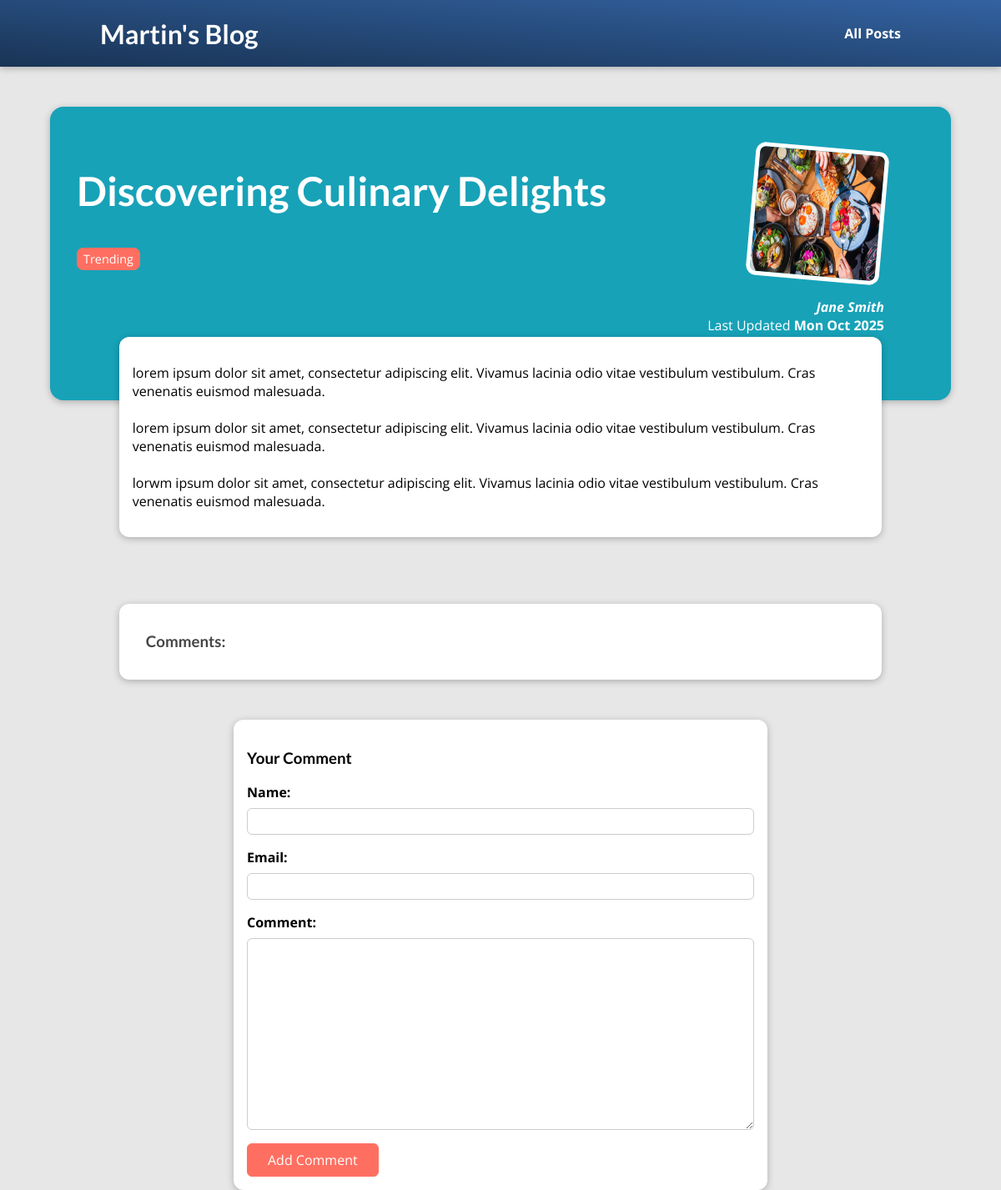
The page /posts/discovering-culinary-delights on the database as committed earlier.
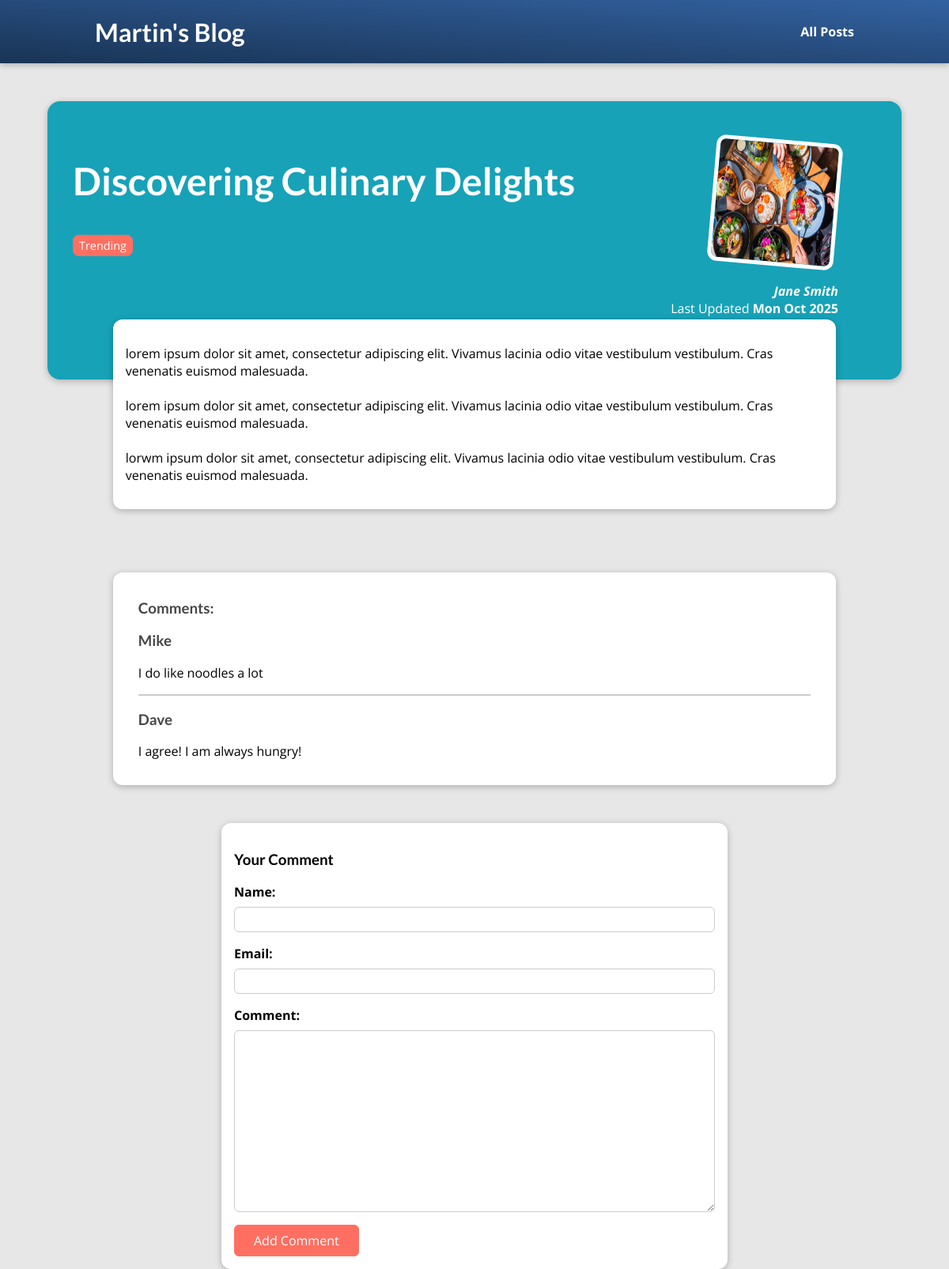
The same page on the database as committed later.
### blog/models.py (models this page shows, shortened)
class Post(models.Model):
    title = models.CharField(max_length=100)
    excerpt = models.CharField(max_length=200)
    image = models.ImageField(upload_to="posts", null=True) # ImageField to handle image uploads. Nullable due to existing data
    date = models.DateField(auto_now=True)
    slug = models.SlugField(unique=True, db_index=True) # Unique slug for URL references title
    content = models.TextField()
    author = models.ForeignKey(Author, on_delete=models.SET_NULL, null=True, related_name="posts") # Foreign key relationship with Author
    tags = models.ManyToManyField(Tag) # Many-to-many relationship with Tag
    class Meta:
        verbose_name_plural = "Posts"

class Tag(models.Model):
    caption = models.CharField(max_length=20)
    class Meta:
        verbose_name_plural = "Tags"

class Author(models.Model):
    first_name = models.CharField(max_length=100)
    last_name = models.CharField(max_length=100)
    email_address = models.EmailField() # EmailField validates email format
    def __str__(self):
        return f"{self.first_name} {self.last_name}"
    class Meta:
        verbose_name_plural = "Authors"

class Comment(models.Model):
    user_name = models.CharField(max_length=120)
    user_email = models.EmailField()
    text = models.TextField()
    post = models.ForeignKey(Post, on_delete=models.CASCADE, related_name="comments") # Foreign key relationship with Post

### blog/views.py (the view)
# urls.py: path("posts/<slug:slug>", views.SinglePostView.as_view(), name="post-detail"), # Individual post detail
class SinglePostView(View): #replaces post_detail function-based view
    template_name = "blog/post-detail.html"
    model = Post
    def get (self, request, slug):
        identified_post = get_object_or_404(Post, slug=slug) #Fetch a single post by its slug or return 404 if not found
        context = {
            "post": identified_post,
            "tags": identified_post.tags.all(),
            "comment_form": CommentForm, #add an empty comment form to the context
            "comments": identified_post.comments.all().order_by("-id") #fetch all comments related to the post
        }
        return render(request, self.template_name, context)
    def post(self, request, slug): #Handles form submission for comments
        comment_form = CommentForm(request.POST)
        post = Post.objects.get(slug=slug)
        if comment_form.is_valid():
            comment = comment_form.save(commit=False)
            comment.post = post  # Associate the comment with the current post
            comment.save()
            return HttpResponseRedirect(reverse("post-detail", args=[slug]))  # Redirect to the same page after processing the form
        else:
            identified_post = get_object_or_404(Post, slug=slug)
            context = {
                "post": identified_post,
                "tags": identified_post.tags.all(),
                "comment_form": comment_form, # Return the form with errors
                "comments": identified_post.comments.all().order_by("-id") #fetch all comments related to the post
            }
            return render(request, self.template_name, context)

### blog/templates/blog/post-detail.html (shortened to what this page needs)
{% extends "base.html" %}
{% load static %}
{% block css_files %}
    <link rel="stylesheet" href="{% static 'blog/post-detail.css' %}">
{% endblock %}
{% block content %}
    <section id="summary">
        <h2>{{ post.title }}</h2>
        <div>
            {% for tag in tags %}
                <span class="tag">{{ tag.caption }}</span>
            {% endfor %}
        </div>
        <article>
            <img src="{{ post.image.url }}" alt="{{ post.title }}">
            <address> <a href="mailto: {{ post.author.email_address }}">{{ post.author|title }}</a></address>
            <div>
                Last Updated <time>{{ post.date|date:"D M Y" }}</time>
            </div>
        </article>
    <main>
        {{ post.content|linebreaks }}
    </main>
    <section id="comments">
        <h3>Comments:</h3>
        <ul>
            {% for comment in comments %}
                <li>
                    <h3>{{ comment.user_name }}</h3>
                    <p>{{ comment.text | linebreaks }}</p>
                </li>
            {% endfor %}
        </ul>
    </section>
    <section id="comment-form">
        <h3>Your Comment</h3>
        <form action="{% url "post-detail" post.slug %}" method="post">
            {% for form_field in comment_form %}
                <div class="form-control">
                    {{ form_field.label_tag }}
                    {{ form_field }}
                </div>
            {% endfor %}
            <button type="submit">Add Comment</button>
        </form>
    </section>
    </section>
{% endblock %}

### templates/base.html (shortened to what this page needs)
{% load static %}
<!DOCTYPE html>
<html lang="en">
    <head>
        <link rel="stylesheet" href="{% static 'app.css' %}">
        {% block css_files %}{% endblock %}
    </head>
    <body>
        <header id="main-navigation">
            <h1><a href="{% url "starting-page" %}">Martin's Blog</a></h1>
            <nav>
                <a href="{% url "post-page" %}">All Posts</a>
            </nav>
        </header>
        {% block content %}
        {% endblock %}
    </body>
    </html>

### static/app.css (style rules this page uses)
* { box-sizing: border-box; }
html { font-family: 'Open Sans', 'Lato', sans-serif; }
body { margin: 0; }
h1, h2, h3 { font-family: 'Lato', sans-serif; font-weight: bold; }
#main-navigation { width: 100%; height: 5rem; display: flex; justify-content: space-between; align-items: center; padding: 0 10%; position: absolute; top: 0; left: 0; }
#main-navigation a { text-decoration: none; color: white; font-weight: bold; }

### blog/static/blog/post-detail.css (style rules this page uses)
body { background-color: #e7e7e7; }
#main-navigation { background: linear-gradient(to right top, #193455, #3362a1); box-shadow: 0 2px 8px rgba(0, 0, 0, 0.25); }
#summary { margin: 8rem auto 3rem auto; padding: 2rem; width: 90%; max-width: 90rem; border-radius: 16px; background-color: #17a2b8; position: relative; box-shadow: 0 2px 8px rgba(0, 0, 0, 0.25); height: 22rem; }
#summary h2 { color: white; font-size: 3rem; }
#summary article { position: absolute; top: 2rem; right: 3rem; padding: 1rem 2rem; border-radius: 12px; text-align: right; color: white; }
#summary article img { width: 10rem; height: 10rem; border-radius: 12px; transform: rotateZ(5deg); border: 5px solid white; margin-bottom: 1rem; }
#summary address { font-weight: bold; }
#summary a { color: white; text-decoration: none; }
#summary time { font-weight: bold; }
main { width: 90%; max-width: 90rem; margin: 5rem auto; background-color: white; padding: 1rem; border-radius: 12px; box-shadow: 0 2px 8px rgba(0, 0, 0, 0.25); }
.tag { display: inline-block; background-color: #ff6f61; color: white; padding: 0.25rem 0.5rem; border-radius: 8px; margin-right: 0.5rem; font-size: 0.9rem; }
#comment-form { margin: 3rem auto; width: 90%; max-width: 40rem; border-radius: 12px; background-color: white; box-shadow: 0 2px 8px rgba(0, 0, 0, 0.25); padding: 1rem; }
#comment-form button { font: inherit; background-color: #ff6f61; color: white; border: 1px solid #ff6f61; padding: 0.5rem 1.5rem; border-radius: 6px; cursor: pointer; }
.form-control { margin-bottom: 1rem; }
.form-control label { font-weight: bold; margin-bottom: 0.5rem; display: block; }
.form-control input, .form-control textarea { display: block; width: 100%; font: inherit; padding: 0.25rem; border-radius: 6px; border: 1px solid #ccc; }
#comments { margin: 3rem auto; width: 90%; max-width: 60rem; border-radius: 12px; background-color: white; box-shadow: 0 2px 8px rgba(0, 0, 0, 0.25); padding: 1rem 2rem; }
#comments ul { list-style: none; margin: 0; padding: 0; }
#comments li { margin-bottom: 1rem; border-bottom: 2px solid #ccc; }
#comments li:last-of-type { border-bottom: none; }
#comments h3 { color: #464646; }

Rows that differ between the two databases and show on the page:
added Comment: user_name "Mike", text "I do like noodles a lot"
added Comment: user_name "Dave", text "I agree! I am always hungry!"
